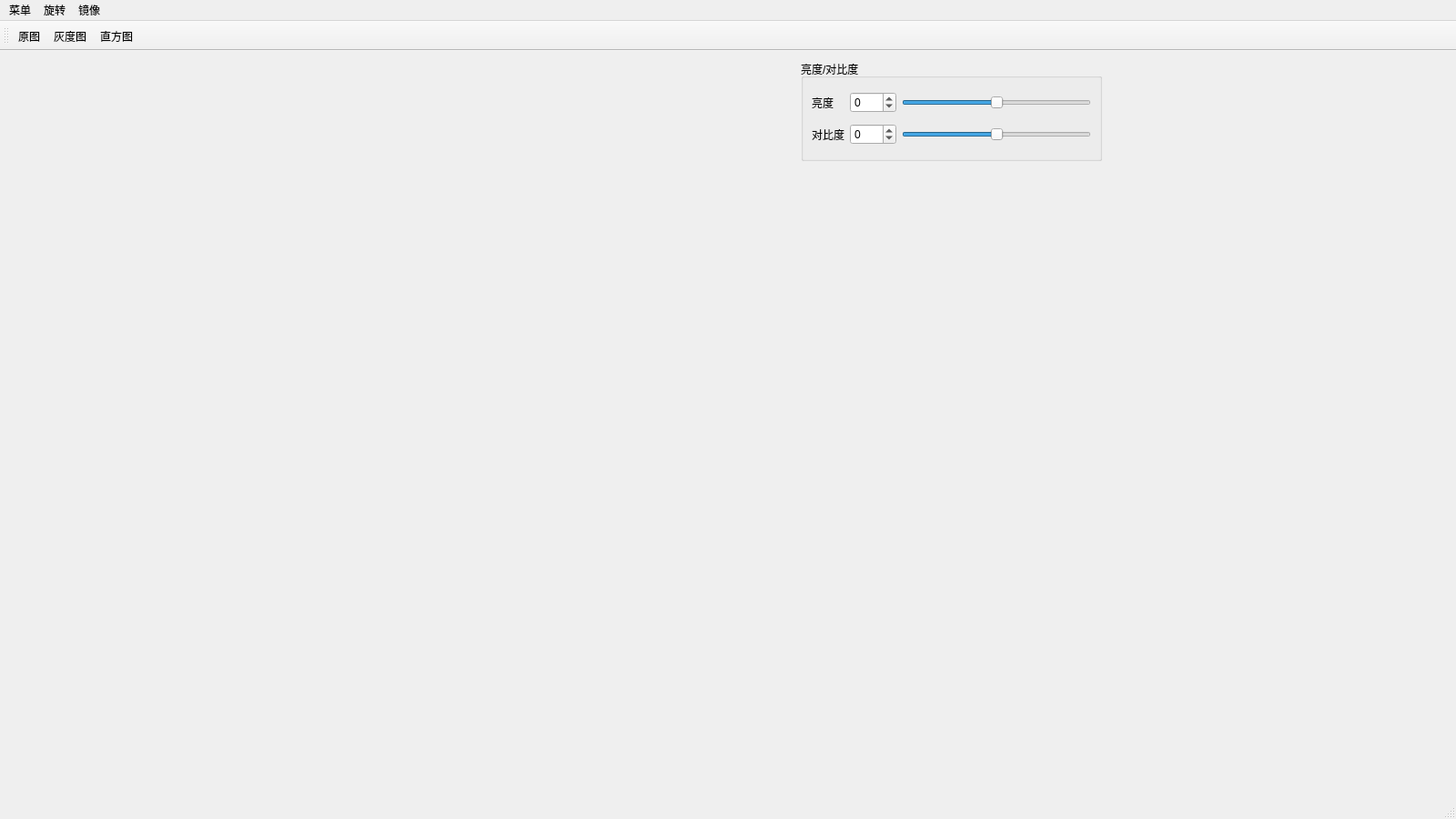
<?xml version="1.0" encoding="UTF-8"?>
<ui version="4.0">
 <class>MainWindow</class>
 <widget class="QMainWindow" name="MainWindow">
  <property name="geometry">
   <rect>
    <x>0</x>
    <y>0</y>
    <width>1600</width>
    <height>900</height>
   </rect>
  </property>
  <property name="windowTitle">
   <string>MainWindow</string>
  </property>
  <widget class="QWidget" name="centralwidget">
   <widget class="QLabel" name="label">
    <property name="enabled">
     <bool>true</bool>
    </property>
    <property name="geometry">
     <rect>
      <x>10</x>
      <y>10</y>
      <width>850</width>
      <height>800</height>
     </rect>
    </property>
    <property name="text">
     <string/>
    </property>
   </widget>
   <widget class="QGroupBox" name="contrastbright">
    <property name="geometry">
     <rect>
      <x>880</x>
      <y>10</y>
      <width>331</width>
      <height>111</height>
     </rect>
    </property>
    <property name="title">
     <string>亮度/对比度</string>
    </property>
    <layout class="QGridLayout" name="gridLayout">
     <item row="0" column="0">
      <widget class="QLabel" name="brightness">
       <property name="text">
        <string>亮度</string>
       </property>
      </widget>
     </item>
     <item row="0" column="1">
      <widget class="QSpinBox" name="brightnessspinBox">
       <property name="minimum">
        <number>-100</number>
       </property>
       <property name="maximum">
        <number>100</number>
       </property>
      </widget>
     </item>
     <item row="0" column="2">
      <widget class="QSlider" name="brightnessSlider">
       <property name="minimum">
        <number>-100</number>
       </property>
       <property name="maximum">
        <number>100</number>
       </property>
       <property name="orientation">
        <enum>Qt::Horizontal</enum>
       </property>
      </widget>
     </item>
     <item row="1" column="0">
      <widget class="QLabel" name="label_2">
       <property name="text">
        <string>对比度</string>
       </property>
      </widget>
     </item>
     <item row="1" column="1">
      <widget class="QSpinBox" name="contrastspinBox">
       <property name="minimum">
        <number>-100</number>
       </property>
       <property name="maximum">
        <number>100</number>
       </property>
       <property name="singleStep">
        <number>1</number>
       </property>
       <property name="value">
        <number>0</number>
       </property>
      </widget>
     </item>
     <item row="1" column="2">
      <widget class="QSlider" name="contrastSlider">
       <property name="minimum">
        <number>-100</number>
       </property>
       <property name="maximum">
        <number>100</number>
       </property>
       <property name="singleStep">
        <number>10</number>
       </property>
       <property name="pageStep">
        <number>1</number>
       </property>
       <property name="value">
        <number>0</number>
       </property>
       <property name="orientation">
        <enum>Qt::Horizontal</enum>
       </property>
      </widget>
     </item>
    </layout>
   </widget>
  </widget>
  <widget class="QMenuBar" name="menubar">
   <property name="geometry">
    <rect>
     <x>0</x>
     <y>0</y>
     <width>1600</width>
     <height>26</height>
    </rect>
   </property>
   <widget class="QMenu" name="menu">
    <property name="title">
     <string>菜单</string>
    </property>
    <addaction name="open"/>
   </widget>
   <widget class="QMenu" name="menu_2">
    <property name="title">
     <string>旋转</string>
    </property>
    <addaction name="rotateright"/>
   </widget>
   <widget class="QMenu" name="menu_3">
    <property name="title">
     <string>镜像</string>
    </property>
    <addaction name="Horizontalmirror"/>
   </widget>
   <addaction name="menu"/>
   <addaction name="menu_2"/>
   <addaction name="menu_3"/>
  </widget>
  <widget class="QStatusBar" name="statusbar"/>
  <widget class="QToolBar" name="toolBar">
   <property name="windowTitle">
    <string>toolBar</string>
   </property>
   <attribute name="toolBarArea">
    <enum>TopToolBarArea</enum>
   </attribute>
   <attribute name="toolBarBreak">
    <bool>false</bool>
   </attribute>
   <addaction name="reduction"/>
   <addaction name="grayaction"/>
   <addaction name="actionHistogram"/>
  </widget>
  <action name="open">
   <property name="text">
    <string>打开</string>
   </property>
  </action>
  <action name="rotateright">
   <property name="text">
    <string>顺时针旋转90°</string>
   </property>
  </action>
  <action name="Horizontalmirror">
   <property name="text">
    <string>水平镜像</string>
   </property>
  </action>
  <action name="reduction">
   <property name="text">
    <string>原图</string>
   </property>
  </action>
  <action name="grayaction">
   <property name="text">
    <string>灰度图</string>
   </property>
  </action>
  <action name="actionHistogram">
   <property name="text">
    <string>直方图</string>
   </property>
  </action>
 </widget>
 <resources/>
 <connections>
  <connection>
   <sender>brightnessspinBox</sender>
   <signal>valueChanged(int)</signal>
   <receiver>brightnessSlider</receiver>
   <slot>setValue(int)</slot>
   <hints>
    <hint type="sourcelabel">
     <x>968</x>
     <y>114</y>
    </hint>
    <hint type="destinationlabel">
     <x>1049</x>
     <y>115</y>
    </hint>
   </hints>
  </connection>
  <connection>
   <sender>brightnessSlider</sender>
   <signal>valueChanged(int)</signal>
   <receiver>brightnessspinBox</receiver>
   <slot>setValue(int)</slot>
   <hints>
    <hint type="sourcelabel">
     <x>1134</x>
     <y>115</y>
    </hint>
    <hint type="destinationlabel">
     <x>969</x>
     <y>114</y>
    </hint>
   </hints>
  </connection>
  <connection>
   <sender>contrastspinBox</sender>
   <signal>valueChanged(int)</signal>
   <receiver>contrastSlider</receiver>
   <slot>setValue(int)</slot>
   <hints>
    <hint type="sourcelabel">
     <x>966</x>
     <y>135</y>
    </hint>
    <hint type="destinationlabel">
     <x>1036</x>
     <y>140</y>
    </hint>
   </hints>
  </connection>
  <connection>
   <sender>contrastSlider</sender>
   <signal>valueChanged(int)</signal>
   <receiver>contrastspinBox</receiver>
   <slot>setValue(int)</slot>
   <hints>
    <hint type="sourcelabel">
     <x>1123</x>
     <y>140</y>
    </hint>
    <hint type="destinationlabel">
     <x>979</x>
     <y>141</y>
    </hint>
   </hints>
  </connection>
 </connections>
</ui>
